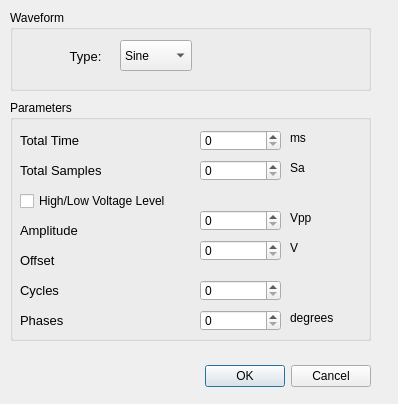
<?xml version="1.0" encoding="UTF-8"?>
<ui version="4.0">
 <class>Dialog</class>
 <widget class="QDialog" name="Dialog">
  <property name="geometry">
   <rect>
    <x>0</x>
    <y>0</y>
    <width>398</width>
    <height>404</height>
   </rect>
  </property>
  <property name="windowTitle">
   <string>Dialog</string>
  </property>
  <widget class="QDialogButtonBox" name="buttonBox">
   <property name="geometry">
    <rect>
     <x>10</x>
     <y>360</y>
     <width>361</width>
     <height>32</height>
    </rect>
   </property>
   <property name="orientation">
    <enum>Qt::Horizontal</enum>
   </property>
   <property name="standardButtons">
    <set>QDialogButtonBox::Cancel|QDialogButtonBox::Ok</set>
   </property>
  </widget>
  <widget class="QGroupBox" name="groupBox">
   <property name="geometry">
    <rect>
     <x>10</x>
     <y>10</y>
     <width>361</width>
     <height>81</height>
    </rect>
   </property>
   <property name="title">
    <string>Waveform</string>
   </property>
   <widget class="QLabel" name="label">
    <property name="geometry">
     <rect>
      <x>50</x>
      <y>36</y>
      <width>51</width>
      <height>20</height>
     </rect>
    </property>
    <property name="font">
     <font>
      <pointsize>10</pointsize>
     </font>
    </property>
    <property name="text">
     <string>Type:</string>
    </property>
    <property name="alignment">
     <set>Qt::AlignCenter</set>
    </property>
   </widget>
   <widget class="QComboBox" name="comboBox">
    <property name="geometry">
     <rect>
      <x>110</x>
      <y>30</y>
      <width>72</width>
      <height>31</height>
     </rect>
    </property>
    <item>
     <property name="text">
      <string>Sine</string>
     </property>
    </item>
    <item>
     <property name="text">
      <string>Square</string>
     </property>
    </item>
    <item>
     <property name="text">
      <string>Triangle</string>
     </property>
    </item>
   </widget>
  </widget>
  <widget class="QGroupBox" name="groupBox_2">
   <property name="geometry">
    <rect>
     <x>10</x>
     <y>100</y>
     <width>361</width>
     <height>241</height>
    </rect>
   </property>
   <property name="title">
    <string>Parameters</string>
   </property>
   <widget class="QLabel" name="label_2">
    <property name="geometry">
     <rect>
      <x>10</x>
      <y>30</y>
      <width>81</width>
      <height>20</height>
     </rect>
    </property>
    <property name="font">
     <font>
      <pointsize>10</pointsize>
     </font>
    </property>
    <property name="text">
     <string>Total Time</string>
    </property>
    <property name="alignment">
     <set>Qt::AlignLeading|Qt::AlignLeft|Qt::AlignVCenter</set>
    </property>
   </widget>
   <widget class="QLabel" name="label_3">
    <property name="geometry">
     <rect>
      <x>10</x>
      <y>60</y>
      <width>111</width>
      <height>20</height>
     </rect>
    </property>
    <property name="font">
     <font>
      <pointsize>10</pointsize>
     </font>
    </property>
    <property name="text">
     <string>Total Samples</string>
    </property>
    <property name="alignment">
     <set>Qt::AlignLeading|Qt::AlignLeft|Qt::AlignVCenter</set>
    </property>
   </widget>
   <widget class="QLabel" name="label_4">
    <property name="geometry">
     <rect>
      <x>10</x>
      <y>120</y>
      <width>81</width>
      <height>20</height>
     </rect>
    </property>
    <property name="font">
     <font>
      <pointsize>10</pointsize>
     </font>
    </property>
    <property name="text">
     <string>Amplitude</string>
    </property>
    <property name="alignment">
     <set>Qt::AlignLeading|Qt::AlignLeft|Qt::AlignVCenter</set>
    </property>
   </widget>
   <widget class="QLabel" name="label_5">
    <property name="geometry">
     <rect>
      <x>10</x>
      <y>150</y>
      <width>51</width>
      <height>20</height>
     </rect>
    </property>
    <property name="font">
     <font>
      <pointsize>10</pointsize>
     </font>
    </property>
    <property name="text">
     <string>Offset</string>
    </property>
    <property name="alignment">
     <set>Qt::AlignLeading|Qt::AlignLeft|Qt::AlignVCenter</set>
    </property>
   </widget>
   <widget class="QLabel" name="label_6">
    <property name="geometry">
     <rect>
      <x>10</x>
      <y>180</y>
      <width>51</width>
      <height>20</height>
     </rect>
    </property>
    <property name="font">
     <font>
      <pointsize>10</pointsize>
     </font>
    </property>
    <property name="text">
     <string>Cycles</string>
    </property>
    <property name="alignment">
     <set>Qt::AlignLeading|Qt::AlignLeft|Qt::AlignVCenter</set>
    </property>
   </widget>
   <widget class="QLabel" name="label_7">
    <property name="geometry">
     <rect>
      <x>10</x>
      <y>210</y>
      <width>51</width>
      <height>20</height>
     </rect>
    </property>
    <property name="font">
     <font>
      <pointsize>10</pointsize>
     </font>
    </property>
    <property name="text">
     <string>Phases</string>
    </property>
    <property name="alignment">
     <set>Qt::AlignLeading|Qt::AlignLeft|Qt::AlignVCenter</set>
    </property>
   </widget>
   <widget class="QCheckBox" name="checkBox">
    <property name="geometry">
     <rect>
      <x>10</x>
      <y>90</y>
      <width>201</width>
      <height>22</height>
     </rect>
    </property>
    <property name="text">
     <string>High/Low Voltage Level</string>
    </property>
   </widget>
   <widget class="QSpinBox" name="spinBox">
    <property name="geometry">
     <rect>
      <x>190</x>
      <y>30</y>
      <width>81</width>
      <height>21</height>
     </rect>
    </property>
   </widget>
   <widget class="QSpinBox" name="spinBox_2">
    <property name="geometry">
     <rect>
      <x>190</x>
      <y>60</y>
      <width>81</width>
      <height>21</height>
     </rect>
    </property>
   </widget>
   <widget class="QSpinBox" name="spinBox_3">
    <property name="geometry">
     <rect>
      <x>190</x>
      <y>110</y>
      <width>81</width>
      <height>21</height>
     </rect>
    </property>
   </widget>
   <widget class="QSpinBox" name="spinBox_4">
    <property name="geometry">
     <rect>
      <x>190</x>
      <y>140</y>
      <width>81</width>
      <height>21</height>
     </rect>
    </property>
   </widget>
   <widget class="QSpinBox" name="spinBox_5">
    <property name="geometry">
     <rect>
      <x>190</x>
      <y>180</y>
      <width>81</width>
      <height>21</height>
     </rect>
    </property>
   </widget>
   <widget class="QSpinBox" name="spinBox_6">
    <property name="geometry">
     <rect>
      <x>190</x>
      <y>210</y>
      <width>81</width>
      <height>21</height>
     </rect>
    </property>
   </widget>
   <widget class="QLabel" name="label_8">
    <property name="geometry">
     <rect>
      <x>280</x>
      <y>30</y>
      <width>55</width>
      <height>16</height>
     </rect>
    </property>
    <property name="text">
     <string>ms</string>
    </property>
   </widget>
   <widget class="QLabel" name="label_9">
    <property name="geometry">
     <rect>
      <x>280</x>
      <y>60</y>
      <width>55</width>
      <height>16</height>
     </rect>
    </property>
    <property name="text">
     <string>Sa</string>
    </property>
   </widget>
   <widget class="QLabel" name="label_10">
    <property name="geometry">
     <rect>
      <x>280</x>
      <y>110</y>
      <width>55</width>
      <height>16</height>
     </rect>
    </property>
    <property name="text">
     <string>Vpp</string>
    </property>
   </widget>
   <widget class="QLabel" name="label_11">
    <property name="geometry">
     <rect>
      <x>280</x>
      <y>140</y>
      <width>55</width>
      <height>16</height>
     </rect>
    </property>
    <property name="text">
     <string>V</string>
    </property>
   </widget>
   <widget class="QLabel" name="label_12">
    <property name="geometry">
     <rect>
      <x>280</x>
      <y>210</y>
      <width>55</width>
      <height>16</height>
     </rect>
    </property>
    <property name="text">
     <string>degrees</string>
    </property>
   </widget>
  </widget>
 </widget>
 <resources/>
 <connections>
  <connection>
   <sender>buttonBox</sender>
   <signal>accepted()</signal>
   <receiver>Dialog</receiver>
   <slot>accept()</slot>
   <hints>
    <hint type="sourcelabel">
     <x>248</x>
     <y>254</y>
    </hint>
    <hint type="destinationlabel">
     <x>157</x>
     <y>274</y>
    </hint>
   </hints>
  </connection>
  <connection>
   <sender>buttonBox</sender>
   <signal>rejected()</signal>
   <receiver>Dialog</receiver>
   <slot>reject()</slot>
   <hints>
    <hint type="sourcelabel">
     <x>316</x>
     <y>260</y>
    </hint>
    <hint type="destinationlabel">
     <x>286</x>
     <y>274</y>
    </hint>
   </hints>
  </connection>
 </connections>
</ui>
